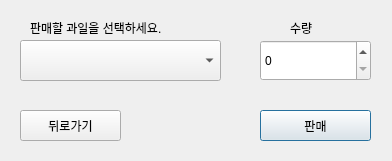
<?xml version="1.0" encoding="UTF-8"?>
<ui version="4.0">
 <class>Dialog</class>
 <widget class="QDialog" name="Dialog">
  <property name="geometry">
   <rect>
    <x>0</x>
    <y>0</y>
    <width>392</width>
    <height>161</height>
   </rect>
  </property>
  <property name="windowTitle">
   <string>Dialog</string>
  </property>
  <widget class="QPushButton" name="sales">
   <property name="geometry">
    <rect>
     <x>260</x>
     <y>110</y>
     <width>111</width>
     <height>31</height>
    </rect>
   </property>
   <property name="text">
    <string>판매</string>
   </property>
  </widget>
  <widget class="QComboBox" name="fruit_lisk">
   <property name="geometry">
    <rect>
     <x>20</x>
     <y>40</y>
     <width>201</width>
     <height>41</height>
    </rect>
   </property>
  </widget>
  <widget class="QSpinBox" name="quantuty">
   <property name="geometry">
    <rect>
     <x>260</x>
     <y>40</y>
     <width>111</width>
     <height>41</height>
    </rect>
   </property>
  </widget>
  <widget class="QPushButton" name="sales_2">
   <property name="geometry">
    <rect>
     <x>20</x>
     <y>110</y>
     <width>101</width>
     <height>31</height>
    </rect>
   </property>
   <property name="text">
    <string>뒤로가기</string>
   </property>
  </widget>
  <widget class="QLabel" name="label">
   <property name="geometry">
    <rect>
     <x>30</x>
     <y>20</y>
     <width>191</width>
     <height>16</height>
    </rect>
   </property>
   <property name="text">
    <string>판매할 과일을 선택하세요.</string>
   </property>
  </widget>
  <widget class="QLabel" name="label_2">
   <property name="geometry">
    <rect>
     <x>290</x>
     <y>20</y>
     <width>41</width>
     <height>16</height>
    </rect>
   </property>
   <property name="text">
    <string>수량</string>
   </property>
  </widget>
 </widget>
 <resources/>
 <connections/>
</ui>
